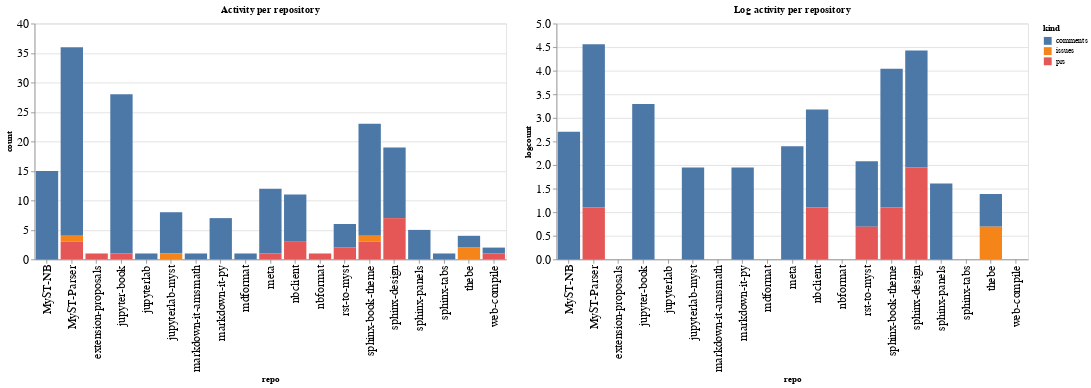

Notebook cell for this chart:
### Code cell
ch1 = alt.Chart(repo_summaries, width=600, title="Activity per repository").mark_bar().encode(
    x='repo',
    y='count',
    color='kind',
    tooltip="kind"
)

ch2 = alt.Chart(repo_summaries, width=600, title="Log activity per repository").mark_bar().encode(
    x='repo',
    y='logcount',
    color='kind',
    tooltip="kind"
)

ch1 | ch2

### Figure 1 — Vega-Lite specification as saved in the notebook (floating-point values rounded to 4 significant figures)
{"config": {"axisLeft": {"labelFontSize": 15}, "axisBottom": {"labelFontSize": 15}}, "hconcat": [{"mark": "bar", "encoding": {"color": {"type": "nominal", "field": "kind"}, "tooltip": {"type": "nominal", "field": "kind"}, "x": {"type": "nominal", "field": "repo"}, "y": {"type": "quantitative", "field": "count"}}, "title": "Activity per repository", "width": 600}, {"mark": "bar", "encoding": {"color": {"type": "nominal", "field": "kind"}, "tooltip": {"type": "nominal", "field": "kind"}, "x": {"type": "nominal", "field": "repo"}, "y": {"type": "quantitative", "field": "logcount"}}, "title": "Log activity per repository", "width": 600}], "data": {"name": "data-264d1ae0c1b2438e9760cf718228713b"}, "$schema": "https://vega.github.io/schema/vega-lite/v4.8.1.json", "datasets": {"data-264d1ae0c1b2438e9760cf718228713b": [{"repo": "MyST-NB", "kind": "comments", "count": 15, "logcount": 2.708}, {"repo": "MyST-Parser", "kind": "comments", "count": 32, "logcount": 3.466}, {"repo": "MyST-Parser", "kind": "issues", "count": 1, "logcount": 0.0}, {"repo": "MyST-Parser", "kind": "prs", "count": 3, "logcount": 1.099}, {"repo": "extension-proposals", "kind": "prs", "count": 1, "logcount": 0.0}, {"repo": "jupyter-book", "kind": "comments", "count": 27, "logcount": 3.296}, {"repo": "jupyter-book", "kind": "prs", "count": 1, "logcount": 0.0}, {"repo": "jupyterlab", "kind": "comments", "count": 1, "logcount": 0.0}, {"repo": "jupyterlab-myst", "kind": "comments", "count": 7, "logcount": 1.946}, {"repo": "jupyterlab-myst", "kind": "issues", "count": 1, "logcount": 0.0}, {"repo": "markdown-it-amsmath", "kind": "comments", "count": 1, "logcount": 0.0}, {"repo": "markdown-it-py", "kind": "comments", "count": 7, "logcount": 1.946}, {"repo": "mdformat", "kind": "comments", "count": 1, "logcount": 0.0}, {"repo": "meta", "kind": "comments", "count": 11, "logcount": 2.398}, {"repo": "meta", "kind": "prs", "count": 1, "logcount": 0.0}, {"repo": "nbclient", "kind": "comments", "count": 8, "logcount": 2.079}, {"repo": "nbclient", "kind": "prs", "count": 3, "logcount": 1.099}, {"repo": "nbformat", "kind": "prs", "count": 1, "logcount": 0.0}, {"repo": "rst-to-myst", "kind": "comments", "count": 4, "logcount": 1.386}, {"repo": "rst-to-myst", "kind": "prs", "count": 2, "logcount": 0.6931}, {"repo": "sphinx-book-theme", "kind": "comments", "count": 19, "logcount": 2.944}, {"repo": "sphinx-book-theme", "kind": "issues", "count": 1, "logcount": 0.0}, {"repo": "sphinx-book-theme", "kind": "prs", "count": 3, "logcount": 1.099}, {"repo": "sphinx-design", "kind": "comments", "count": 12, "logcount": 2.485}, {"repo": "sphinx-design", "kind": "prs", "count": 7, "logcount": 1.946}, {"repo": "sphinx-panels", "kind": "comments", "count": 5, "logcount": 1.609}, {"repo": "sphinx-tabs", "kind": "comments", "count": 1, "logcount": 0.0}, {"repo": "thebe", "kind": "comments", "count": 2, "logcount": 0.6931}, {"repo": "thebe", "kind": "issues", "count": 2, "logcount": 0.6931}, {"repo": "web-compile", "kind": "comments", "count": 1, "logcount": 0.0}, {"repo": "web-compile", "kind": "prs", "count": 1, "logcount": 0.0}]}}
